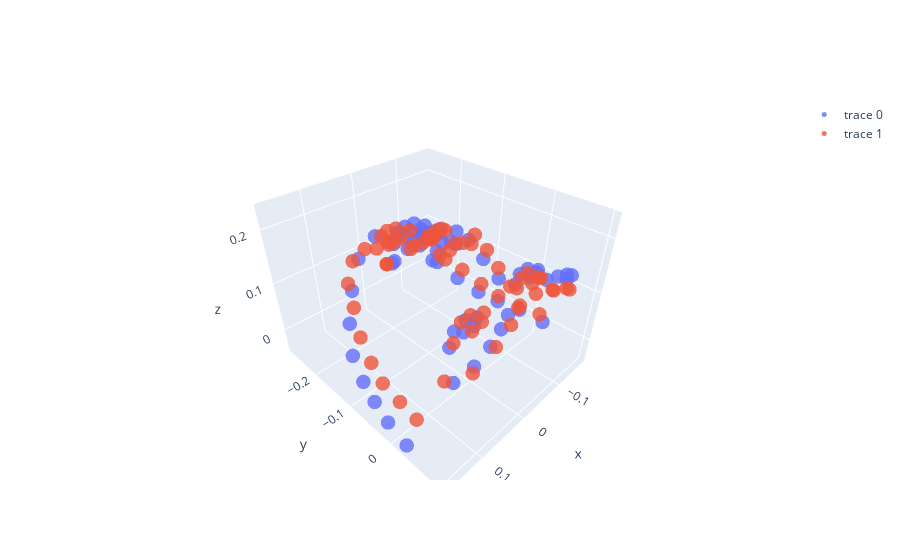

Here is the notebook cell this chart was saved with:
### Code cell
# Create a figure
fig = go.Figure()

point_cloud = lmk3d_gt

# Extract x, y, z coordinates from the array
x, y, z = point_cloud[:,0], point_cloud[:,1], point_cloud[:,2]
fig.add_trace(go.Scatter3d(x=x, y=y, z=z, mode='markers',
                                   marker=dict(size=5, opacity=0.8)))

point_cloud = lmks3d.detach().cpu().numpy()

x, y, z = point_cloud[:,0], point_cloud[:,1], point_cloud[:,2]
fig.add_trace(go.Scatter3d(x=x, y=y, z=z, mode='markers',
                                   marker=dict(size=5, opacity=0.8)))


# for i in range(0, len(front_idx), 5):
#     add_camera_frustum_trace(fig, c2w[front_idx[i]], K[front_idx[i]], depth=0.6)
# # Update figure layout
# fig.update_layout(title='Camera Frustum Visualization',
#                   scene=dict(xaxis=dict(title='X'),
#                              yaxis=dict(title='Y'),
#                              zaxis=dict(title='Z')),
#                   margin=dict(l=0, r=0, b=0, t=0))

# Show the figure
fig.show()
